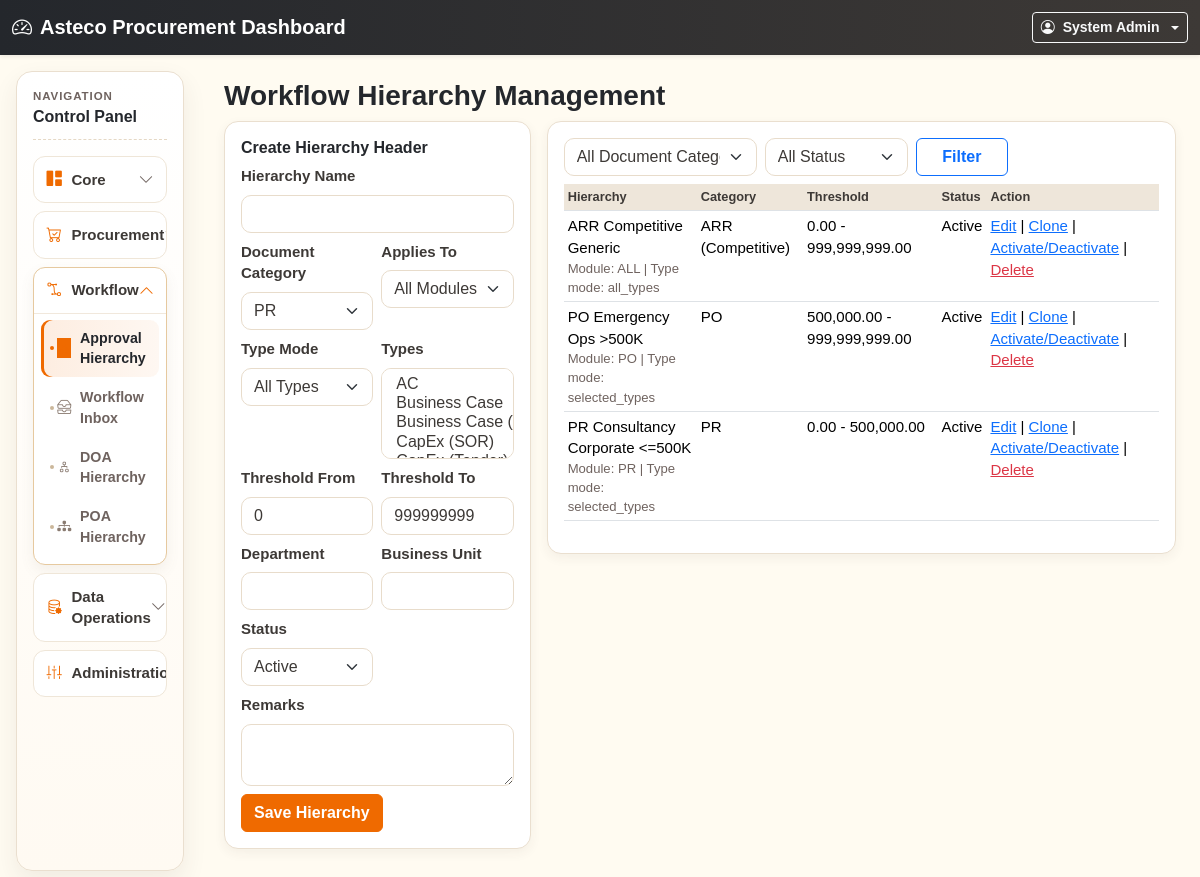
The page /workflow/index.php (signed in) on the database its author committed.
### tables this page shows
CREATE TABLE workflow_hierarchy_headers (
  id INT AUTO_INCREMENT PRIMARY KEY,
  hierarchy_name VARCHAR(180) NOT NULL,
  document_category VARCHAR(120) NOT NULL,
  applies_to_module VARCHAR(80) NOT NULL DEFAULT 'ALL',
  type_mode ENUM('all_types','selected_types','grouped_types') NOT NULL DEFAULT 'all_types',
  threshold_from DECIMAL(14,2) NOT NULL DEFAULT 0,
  threshold_to DECIMAL(14,2) NOT NULL DEFAULT 999999999,
  department VARCHAR(120) NULL,
  business_unit VARCHAR(120) NULL,
  is_active TINYINT(1) NOT NULL DEFAULT 1,
  remarks TEXT NULL,
  created_by INT NULL,
  updated_by INT NULL,
  created_at DATETIME NULL,
  updated_at DATETIME NULL
);

### includes/functions.php (called while the page is built, shortened)
<?php
function e(?string $value): string
{
    return htmlspecialchars((string)$value, ENT_QUOTES, 'UTF-8');
}

### workflow/index.php (the view, shortened to what this page needs)
<?php
require_once __DIR__ . '/../layouts/header.php';
require_once __DIR__ . '/../layouts/sidebar.php';
$types = $pdo->query('SELECT type_name FROM types ORDER BY type_name')->fetchAll();
$docCategories = ['PR', 'PO', 'Tendering Strategy', 'ARR (Competitive)', 'ARR (Non-Competitive)', 'VORR', 'VO'];
$sql = 'SELECT h.*, u.full_name created_by_name FROM workflow_hierarchy_headers h LEFT JOIN users u ON u.id=h.created_by WHERE 1=1';
$params = [];
$sql .= ' ORDER BY h.updated_at DESC, h.id DESC';
$st = $pdo->prepare($sql); $st->execute($params); $headers = $st->fetchAll();
$editHeader = null;
$editTypes = [];
?>
<h3>Workflow Hierarchy Management</h3>
<div class="row g-3">
  <div class="col-lg-4">
    <div class="card p-3">
      <h6><?= $editHeader ? 'Edit' : 'Create' ?> Hierarchy Header</h6>
      <form method="post" class="row g-2">
        <div class="col-12"><label class="form-label">Hierarchy Name</label><input class="form-control" name="hierarchy_name" required value="<?= e($editHeader['hierarchy_name'] ?? '') ?>"></div>
        <div class="col-6"><label class="form-label">Document Category</label><select class="form-select" name="document_category"><?php foreach($docCategories as $cat): ?><option <?= (($editHeader['document_category'] ?? '')===$cat)?'selected':'' ?>><?= e($cat) ?></option><?php endforeach; ?></select></div>
        <div class="col-6"><label class="form-label">Applies To</label><select class="form-select" name="applies_to_module"><option value="ALL" <?= (($editHeader['applies_to_module'] ?? '')==='ALL')?'selected':'' ?>>All Modules</option></select></div>
        <div class="col-6"><label class="form-label">Type Mode</label><select class="form-select" name="type_mode"><option value="all_types" <?= (($editHeader['type_mode'] ?? '')==='all_types')?'selected':'' ?>>All Types</option></select></div>
        <div class="col-6"><label class="form-label">Types</label><select class="form-select" multiple name="types[]"><?php foreach($types as $t): ?><option value="<?= e($t['type_name']) ?>" <?= in_array($t['type_name'], $editTypes, true)?'selected':'' ?>><?= e($t['type_name']) ?></option><?php endforeach; ?></select></div>
        <div class="col-6"><label class="form-label">Threshold From</label><input class="form-control" type="number" step="0.01" name="threshold_from" value="<?= e((string)($editHeader['threshold_from'] ?? '0')) ?>"></div>
        <div class="col-6"><label class="form-label">Threshold To</label><input class="form-control" type="number" step="0.01" name="threshold_to" value="<?= e((string)($editHeader['threshold_to'] ?? '999999999')) ?>"></div>
        <div class="col-6"><label class="form-label">Department</label><input class="form-control" name="department" value="<?= e($editHeader['department'] ?? '') ?>"></div>
        <div class="col-6"><label class="form-label">Business Unit</label><input class="form-control" name="business_unit" value="<?= e($editHeader['business_unit'] ?? '') ?>"></div>
        <div class="col-6"><label class="form-label">Status</label><select class="form-select" name="is_active"><option value="1" <?= (($editHeader['is_active'] ?? 1)==1)?'selected':'' ?>>Active</option></select></div>
        <div class="col-12"><label class="form-label">Remarks</label><textarea class="form-control" name="remarks"><?= e($editHeader['remarks'] ?? '') ?></textarea></div>
        <div class="col-12"><button class="btn btn-primary">Save Hierarchy</button></div>
      </form>
    </div>
  </div>
  <div class="col-lg-8">
    <div class="card p-3 mb-3">
      <form class="row g-2 mb-2" method="get">
        <div class="col-md-4"><select class="form-select" name="document_category"><option value="">All Document Categories</option></select></div>
        <div class="col-md-3"><select class="form-select" name="active"><option value="">All Status</option></select></div>
        <div class="col-md-2"><button class="btn btn-outline-primary w-100">Filter</button></div>
      </form>
      <table class="table table-sm">
        <thead><tr><th>Hierarchy</th><th>Category</th><th>Threshold</th><th>Status</th><th>Action</th></tr></thead>
        <tbody>
          <?php foreach($headers as $h): ?>
          <tr>
            <td><?= e($h['hierarchy_name']) ?><div class="small text-muted-custom">Module: <?= e($h['applies_to_module']) ?> | Type mode: <?= e($h['type_mode']) ?></div></td>
            <td><?= e($h['document_category']) ?></td>
            <td><?= number_format((float)$h['threshold_from'],2) ?> - <?= number_format((float)$h['threshold_to'],2) ?></td>
            <td><?= $h['is_active'] ? 'Active' : 'Inactive' ?></td>
            <td><a href="?edit=<?= $h['id'] ?>">Edit</a> | <a href="?clone=<?= $h['id'] ?>">Clone</a> | <a href="?toggle=<?= $h['id'] ?>">Activate/Deactivate</a> | <a class="text-danger" onclick="return confirm('Delete hierarchy?')" href="?delete=<?= $h['id'] ?>">Delete</a></td>
          </tr>
          <?php endforeach; ?>
        </tbody>
      </table>
    </div>
  </div>
</div>
<?php require_once __DIR__ . '/../layouts/footer.php'; ?>

### assets/css/app.css (style rules this page uses)
:root { --asteco-orange: #EF6A00; --off-white: #FFFBF1; --sandstone: #EEE6DA; --tan: #D4BE97; --warm-grey: #6F635F; --charcoal: #3D3936; --jet-black: #24272C; --pure-white: #FFFFFF; --lavender: #C9A0C0; --sun: #FED34C; --sand: #CDA78E; --lagoon: #72B096; --sky: #78C6E0; }
* { font-family: Tahoma, Arial, sans-serif; }
body { font-size: .94rem; background: var(--off-white); color: var(--charcoal); line-height: 1.45; }
h1,h2,h3,h4,h5,h6 { color: var(--jet-black); font-weight: 700; }
label, .form-label { color: var(--charcoal); font-weight: 600; }
small, .form-text, .text-muted-custom { color: var(--warm-grey) !important; font-size: .82rem; }
.table { color: var(--charcoal); }
.table thead th { background: var(--sandstone); color: var(--charcoal); font-size: .8rem; font-weight: 700; }
.btn { font-weight: 600; }
.card { border: 1px solid #eadfcf; border-radius: 14px; box-shadow: 0 4px 12px rgba(61,57,54,.06); }
.form-control, .form-select { border-color: #e8dccb; border-radius: 10px; color: var(--charcoal); }
.form-control::placeholder { color: var(--warm-grey); }
.btn-primary { background: var(--asteco-orange); border-color: var(--asteco-orange); color: var(--pure-white); }

### rows shown on the page
workflow_hierarchy_headers: hierarchy_name "ARR Competitive Generic", applies_to_module "ALL", type_mode "all_types", document_category "ARR (Competitive)", threshold_from "0.00", threshold_to "999,999,999.00", is_active "Active"
workflow_hierarchy_headers: hierarchy_name "PO Emergency Ops >500K", applies_to_module "PO", type_mode "selected_types", document_category "PO", threshold_from "500,000.00", threshold_to "999,999,999.00", is_active "Active"
workflow_hierarchy_headers: hierarchy_name "PR Consultancy Corporate <=500K", applies_to_module "PR", type_mode "selected_types", document_category "PR", threshold_from "0.00", threshold_to "500,000.00", is_active "Active"

### other values the page prints
app_setting('app_name', $env['app_name']) "Asteco Procurement Dashboard"
user()['full_name'] "System Admin"
$group['label'] "Core"
$group['label'] "Procurement"
$group['label'] "Workflow"
$menuItem['label'] "Approval Hierarchy"
$menuItem['label'] "Workflow Inbox"
$menuItem['label'] "DOA Hierarchy"
$menuItem['label'] "POA Hierarchy"
$group['label'] "Data Operations"
form field document_category "PR"
